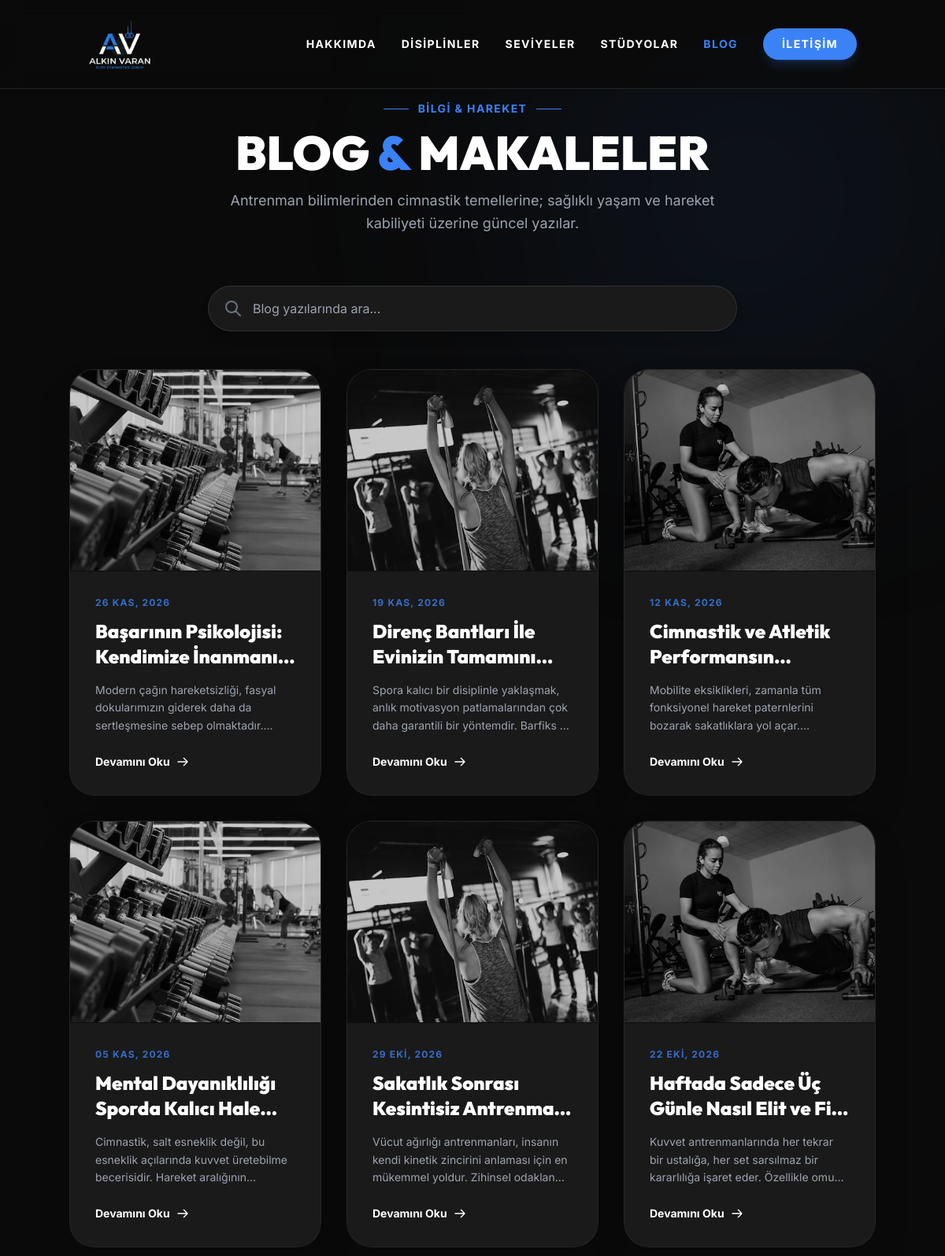
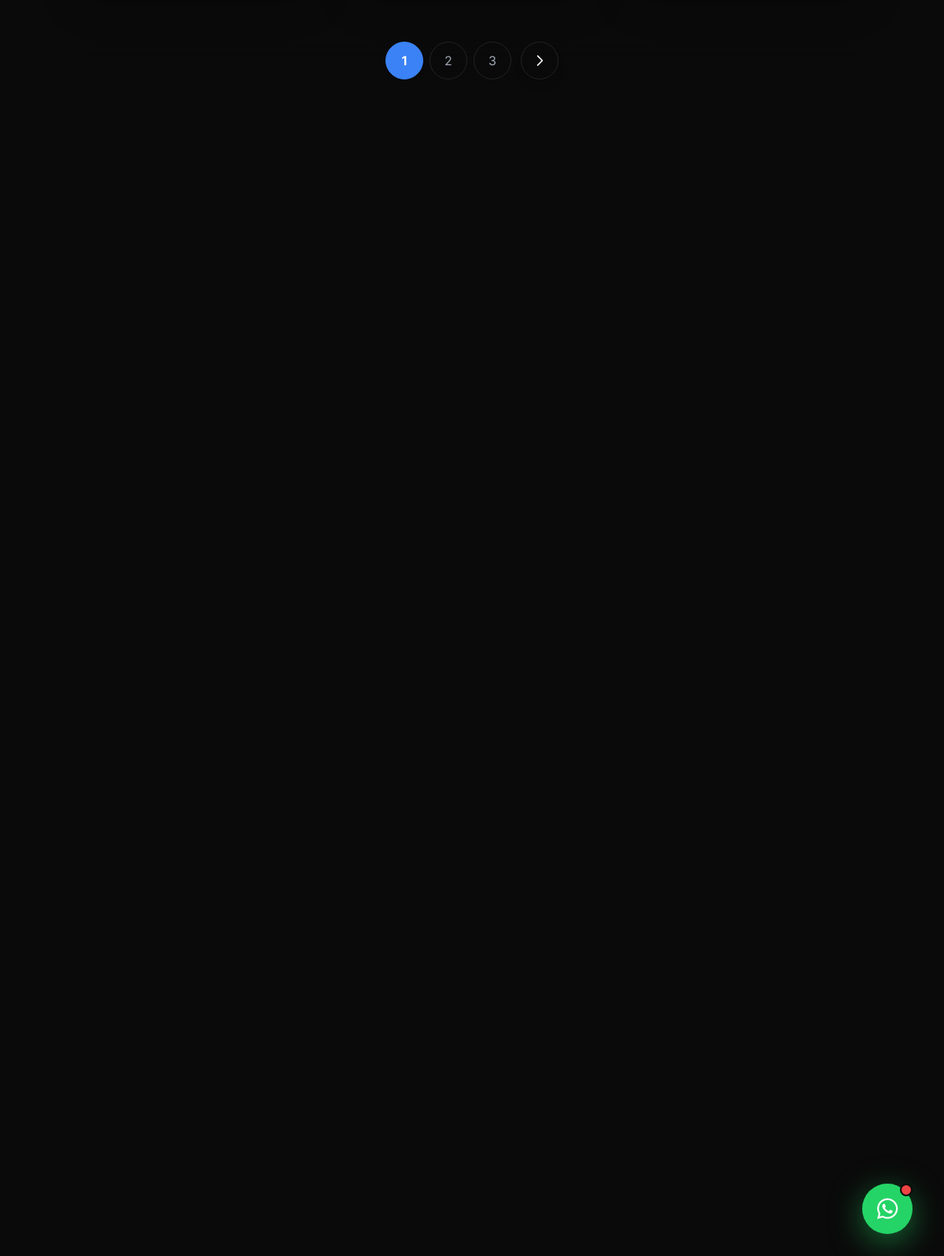
Screenshot of /blog/ with the database file from the repository (2 pictures, top to bottom).
### website/models.py (models this page shows, shortened)
class BlogPost(models.Model):
    title = models.CharField(max_length=200, verbose_name="Başlık")
    slug = models.SlugField(max_length=200, unique=True, blank=True, verbose_name="SEO URL (Otomatik Dolur)")
    content = models.TextField(verbose_name="Metin/İçerik")
    image = models.ImageField(upload_to='blog/', blank=True, null=True, verbose_name="Kapak Görseli")
    created_at = models.DateTimeField(auto_now_add=True, verbose_name="Yazılma Tarihi")
    @property
    def display_image_url(self):
        if self.image:
            return self.image.url
        DEFAULT_IMAGES = [
            "/media/blog_defaults/1.webp",
            "/media/blog_defaults/2.webp",
            "/media/blog_defaults/5.webp",
        ]
        index = (self.id if self.id else len(self.slug)) % len(DEFAULT_IMAGES)
        return DEFAULT_IMAGES[index]
    class Meta:
        ordering = ['-created_at']
        verbose_name = "Blog Yazısı"
        verbose_name_plural = "Blog Yazıları"

### website/views.py (the view)
# urls.py: path('blog/', views.blog_list, name='blog_list'),
def blog_list(request):
    from django.utils import timezone
    from django.db.models import Q
    query = request.GET.get('q', '')
    posts_list = BlogPost.objects.filter(created_at__lte=timezone.now()).order_by('-created_at')
    if query:
        posts_list = posts_list.filter(Q(title__icontains=query) | Q(content__icontains=query))
    paginator = Paginator(posts_list, 6) # 6 posts per page
    page_number = request.GET.get('page')
    page_obj = paginator.get_page(page_number)
    return render(request, 'website/blog_list.html', {'page_obj': page_obj, 'query': query})

### templates/website/blog_list.html (shortened to what this page needs)
{% extends 'base.html' %}
{% load static %}
{% block content %}
<section class="min-h-screen pt-32 pb-24 bg-primary relative px-6 overflow-hidden">
    <div class="absolute top-0 right-0 w-[500px] h-[500px] bg-accent/10 rounded-full blur-[150px] pointer-events-none"></div>
    <div class="container mx-auto relative z-10 text-start">
        <div class="text-center mb-16">
            <span class="text-accent font-bold uppercase tracking-widest text-sm flex items-center justify-center gap-3">
                <span class="w-8 h-px bg-accent"></span> Bilgi & Hareket <span class="w-8 h-px bg-accent"></span>
            </span>
            <h1 class="text-4xl md:text-6xl font-heading font-black mt-4 text-white uppercase">
                BLOG <span class="text-accent">&</span> MAKALELER
            </h1>
            <p class="text-gray-400 mt-4 max-w-2xl mx-auto text-lg leading-relaxed">
                Antrenman bilimlerinden cimnastik temellerine; sağlıklı yaşam ve hareket kabiliyeti üzerine güncel yazılar.
            </p>
        </div>
        <div class="mb-12 max-w-2xl mx-auto">
            <form method="GET" action="{% url 'blog_list' %}" class="relative">
                <input type="text" name="q" value="{{ query | default:'' }}" placeholder="Blog yazılarında ara..."
                    class="w-full bg-secondary border border-white/10 rounded-full pl-14 pr-6 py-4 text-white focus:outline-none focus:border-accent transition-all shadow-lg">
                <div class="absolute left-5 top-1/2 transform -translate-y-1/2 text-gray-500">
                    <svg class="w-6 h-6" fill="none" stroke="currentColor" viewBox="0 0 24 24">
                        <path stroke-linecap="round" stroke-linejoin="round" stroke-width="2" d="M21 21l-6-6m2-5a7 7 0 11-14 0 7 7 0 0114 0z"></path>
                    </svg>
                </div>
            </form>
        </div>
        <div class="grid grid-cols-1 md:grid-cols-2 lg:grid-cols-3 gap-8 mb-16">
            {% for post in page_obj %}
            <a href="{% url 'blog_detail' post.slug %}"
                class="group block overflow-hidden rounded-[2rem] bg-secondary border border-white/5 shadow-2xl transition-all duration-500 hover:-translate-y-2 hover:shadow-accent/20 hover:border-accent/40 flex flex-col h-full">
                <div class="relative h-64 overflow-hidden bg-black shrink-0 border-b border-white/5">
                    <img src="{{ post.display_image_url }}" alt="{{ post.title }}"
                        class="absolute inset-0 w-full h-full object-cover transition-transform duration-700 group-hover:scale-105 opacity-80 group-hover:opacity-100 {% if not post.image %} grayscale group-hover:grayscale-0 {% endif %}">
                </div>
                <div class="p-8 flex flex-col flex-grow relative bg-secondary">
                    <p class="text-accent text-xs font-bold uppercase tracking-widest mb-3 opacity-80">
                        {{ post.created_at | date:"d M, Y" }}
                    </p>
                    <h3 class="text-2xl font-heading font-black text-white group-hover:text-accent transition-colors mb-4 line-clamp-2">
                        {{ post.title }}
                    </h3>
                    <p class="text-gray-400 text-sm leading-relaxed mb-6 line-clamp-3">
                        {{ post.content | striptags | truncatechars:150 }}
                    </p>
                    <div class="mt-auto flex items-center text-sm font-bold text-white group-hover:text-accent transition-colors">
                        Devamını Oku
                        <svg class="w-4 h-4 ml-2 transform group-hover:translate-x-1 transition-transform" fill="none" stroke="currentColor" viewBox="0 0 24 24">
                            <path stroke-linecap="round" stroke-linejoin="round" stroke-width="2" d="M14 5l7 7m0 0l-7 7m7-7H3"></path>
                        </svg>
                    </div>
                </div>
            </a>
            {% empty %}
            <div class="col-span-full text-center py-20 bg-secondary rounded-[2rem] border border-white/5 shadow-inner">
                <i class="fas fa-newspaper fa-3x text-gray-700 mb-4 d-block"></i>
                <span class="text-gray-500 font-medium text-lg">Henüz aramanızla eşleşen bir yazı bulunamadı.</span>
            </div>
            {% endfor %}
        </div>
        {% if page_obj.has_other_pages %}
        <nav class="flex justify-center items-center gap-3" aria-label="Sayfalama">
            <div class="flex gap-2">
                {% for num in page_obj.paginator.page_range %}
                    {% if page_obj.number == num %}
                    <span class="w-12 h-12 rounded-full border border-accent bg-accent flex items-center justify-center text-white font-bold shadow-[0_0_15px_rgba(var(--accent-rgb),0.3)]">
                        {{ num }}
                    </span>
                    {% elif num > page_obj.number|add:'-3' and num < page_obj.number|add:'3' %}
                    <a href="?page={{ num }}{% if query %}&q={{ query }}{% endif %}"
                        class="w-12 h-12 rounded-full border border-white/10 flex items-center justify-center text-gray-400 hover:text-white hover:bg-white/5 transition-all">
                        {{ num }}
                    </a>
                    {% endif %}
                {% endfor %}
            </div>
            {% if page_obj.has_next %}
            <a href="?page={{ page_obj.next_page_number }}{% if query %}&q={{ query }}{% endif %}"
                class="w-12 h-12 rounded-full border border-white/10 flex items-center justify-center text-white hover:bg-accent hover:border-accent transition-all shadow-lg">
                <svg class="w-5 h-5" fill="none" stroke="currentColor" viewBox="0 0 24 24">
                    <path stroke-linecap="round" stroke-linejoin="round" stroke-width="2" d="M9 5l7 7-7 7"></path>
                </svg>
            </a>
            {% endif %}
        </nav>
        {% endif %}
    </div>
</section>
{% endblock %}

### templates/base.html (shortened to what this page needs)
{% load static %}
<!DOCTYPE html>
<html lang="tr" class="scroll-smooth">
<head>
    <link rel="stylesheet" href="https://cdnjs.cloudflare.com/ajax/libs/font-awesome/6.4.2/css/all.min.css">
    <script src="https://cdn.tailwindcss.com"></script>
    <link rel="stylesheet" href="https://cdn.jsdelivr.net/npm/swiper@11/swiper-bundle.min.css" />
    <link rel="stylesheet" href="{% static 'css/style.css' %}">
</head>
<body class="bg-primary text-white font-sans selection:bg-accent selection:text-white overflow-x-hidden">
    <nav class="fixed top-0 left-0 w-full z-50 transition-all duration-300 glass-nav py-4">
        <div class="container mx-auto px-6 flex justify-between items-center">
            <a href="/" class="hover:text-accent transition-colors flex items-center">
                <img src="{% static 'favicon.png' %}" alt="Alkin Varan Logo"
                    class="w-16 h-16 md:w-20 md:h-20 object-contain hover:scale-105 transition-transform duration-300">
            </a>
            <div
                class="hidden md:flex flex-wrap space-x-4 lg:space-x-8 text-sm font-bold tracking-widest uppercase items-center">
                <a href="/#about" class="hover:text-accent transition-colors">Hakkımda</a>
                <a href="/#disciplines" class="hover:text-accent transition-colors">Disiplinler</a>
                <a href="/#levels" class="hover:text-accent transition-colors">Seviyeler</a>
                <a href="/#studios" class="hover:text-accent transition-colors">Stüdyolar</a>
                <a href="{% url 'blog_list' %}" class="hover:text-accent transition-colors text-accent">Blog</a>
                <a href="/#contact"
                    class="px-6 py-2.5 bg-accent hover:bg-accent-dark text-white rounded-full transition-all shadow-lg shadow-accent/20">İletişim</a>
            </div>
        </div>
    </nav>
    <main class="min-h-screen">
        {% block content %}{% endblock %}
    </main>
    <div class="fixed bottom-6 right-6 md:bottom-10 md:right-10 z-[90] group flex items-center">
        <a href="https://wa.me/905373973177" target="_blank"
            class="relative flex items-center justify-center w-16 h-16 bg-[#25D366] text-white rounded-full shadow-[0_10px_40px_rgba(37,211,102,0.5)] hover:-translate-y-2 hover:shadow-[0_15px_50px_rgba(37,211,102,0.8)] transition-all duration-300">
            <span class="absolute inline-flex h-full w-full rounded-full bg-[#25D366] opacity-30 animate-ping"></span>
            <i class="fab fa-whatsapp text-3xl relative z-10"></i>
            <span class="absolute top-0 right-0 w-4 h-4 bg-red-500 rounded-full border-2 border-primary"></span>
        </a>
    </div>
</body>
</html>

### static/css/style.css (style rules this page uses)
nav { backdrop-filter: blur(12px); -webkit-backdrop-filter: blur(12px); }
section { position: relative; z-index: 1; }

### templates/base.html (style rules this page uses)
.glass-nav { background: rgba(10, 10, 10, 0.8); backdrop-filter: blur(12px); border-bottom: 1px solid rgba(255, 255, 255, 0.1); }

### templates/website/blog_list.html (style rules this page uses)
.line-clamp-2 { display: -webkit-box; -webkit-line-clamp: 2; -webkit-box-orient: vertical; overflow: hidden; }
.line-clamp-3 { display: -webkit-box; -webkit-line-clamp: 3; -webkit-box-orient: vertical; overflow: hidden; }

### rows the page displays
BlogPost: created_at "26 KAS, 2026", title "Başarının Psikolojisi: Kendimize…", content "Modern çağın hareketsizliği, fasyal dokularımızın giderek daha da sertleşmesine sebep…"
BlogPost: created_at "19 KAS, 2026", title "Direnç Bantları İle Evinizin…", content "Spora kalıcı bir disiplinle yaklaşmak, anlık motivasyon patlamalarından çok daha garantili bir yöntemdir. Barfiks…"
BlogPost: created_at "12 KAS, 2026", title "Cimnastik ve Atletik…", content "Mobilite eksiklikleri, zamanla tüm fonksiyonel hareket paternlerini bozarak sakatlıklara yol…"
BlogPost: created_at "05 KAS, 2026", title "Mental Dayanıklılığı Sporda Kalıcı…", content "Cimnastik, salt esneklik değil, bu esneklik açılarında kuvvet üretebilme becerisidir. Hareket…"
BlogPost: created_at "29 EKI, 2026", title "Sakatlık Sonrası Kesintisiz…", content "Vücut ağırlığı antrenmanları, insanın kendi kinetik zincirini anlaması için en mükemmel yoldur. Zihinsel…"
BlogPost: created_at "22 EKI, 2026", title "Haftada Sadece Üç Günle Nasıl Elit ve…", content "Kuvvet antrenmanlarında her tekrar bir ustalığa, her set sarsılmaz bir kararlılığa işaret eder. Özellikle…"

### other values shown
{{ num }} "1"
{{ num }} "2" "3"
